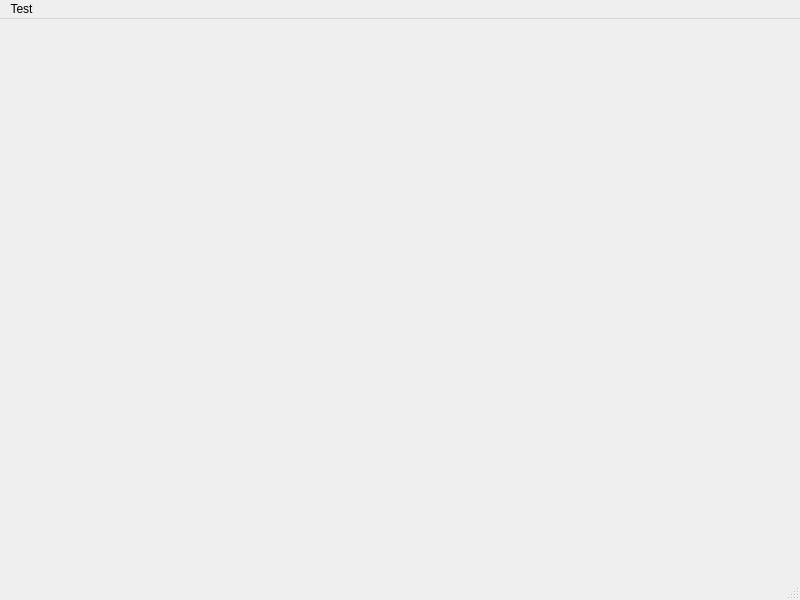
<?xml version="1.0" encoding="UTF-8"?>
<ui version="4.0">
 <class>VirtualBrushGUI</class>
 <widget class="QMainWindow" name="VirtualBrushGUI">
  <property name="geometry">
   <rect>
    <x>0</x>
    <y>0</y>
    <width>800</width>
    <height>600</height>
   </rect>
  </property>
  <property name="windowTitle">
   <string>VirtualBrushGUI</string>
  </property>
  <widget class="QWidget" name="centralwidget">
   <layout class="QGridLayout" name="gridLayout">
    <item row="0" column="0">
     <widget class="QLabel" name="label">
      <property name="text">
       <string/>
      </property>
     </widget>
    </item>
   </layout>
  </widget>
  <widget class="QMenuBar" name="menubar">
   <property name="geometry">
    <rect>
     <x>0</x>
     <y>0</y>
     <width>800</width>
     <height>21</height>
    </rect>
   </property>
   <widget class="QMenu" name="menutest">
    <property name="title">
     <string>Test</string>
    </property>
    <addaction name="actionBristle"/>
   </widget>
   <addaction name="menutest"/>
  </widget>
  <widget class="QStatusBar" name="statusbar"/>
  <action name="actionBristle">
   <property name="text">
    <string>Bristle</string>
   </property>
   <property name="shortcut">
    <string>1</string>
   </property>
  </action>
 </widget>
 <resources/>
 <connections/>
</ui>
